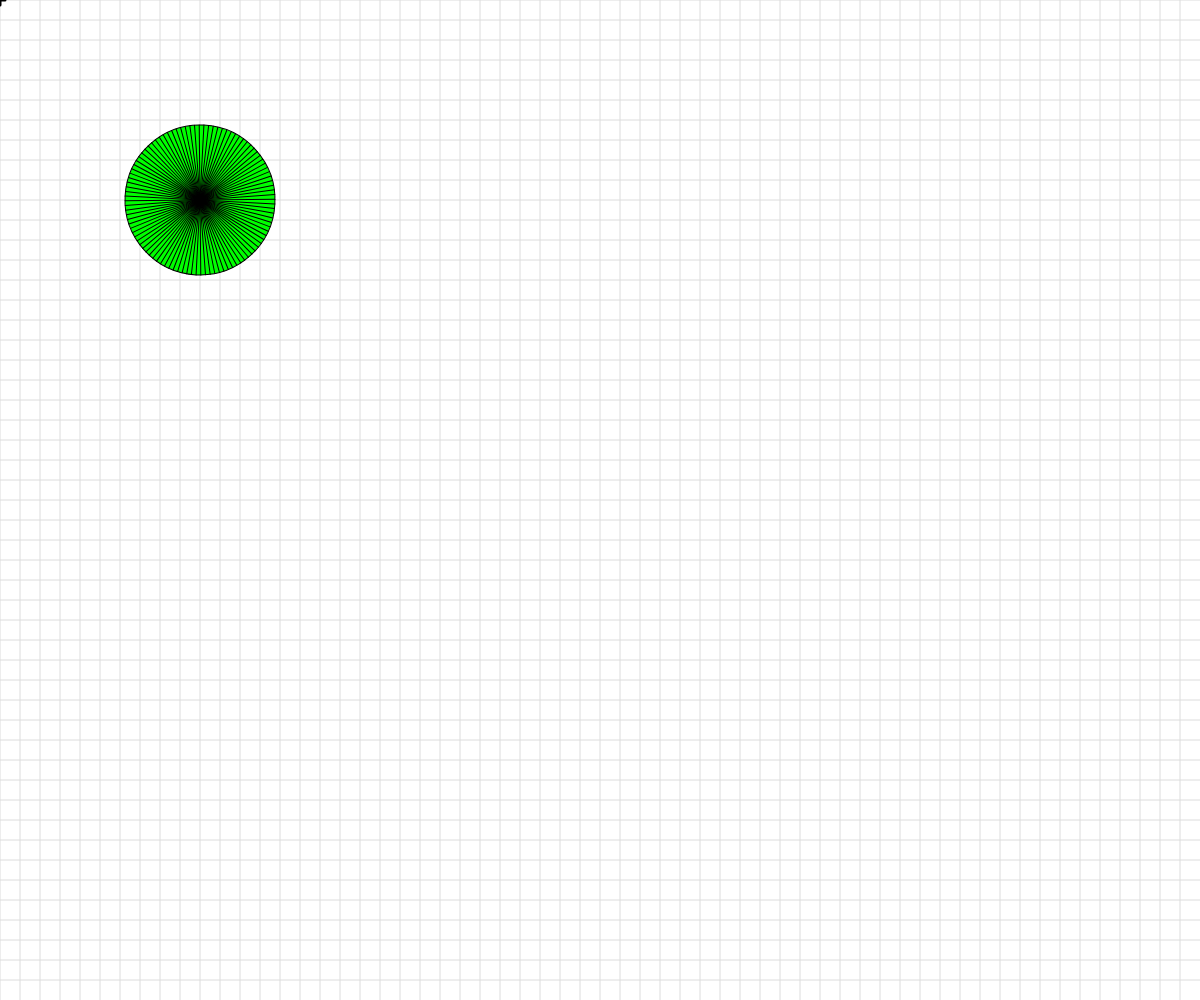
Frame 1 (no input)
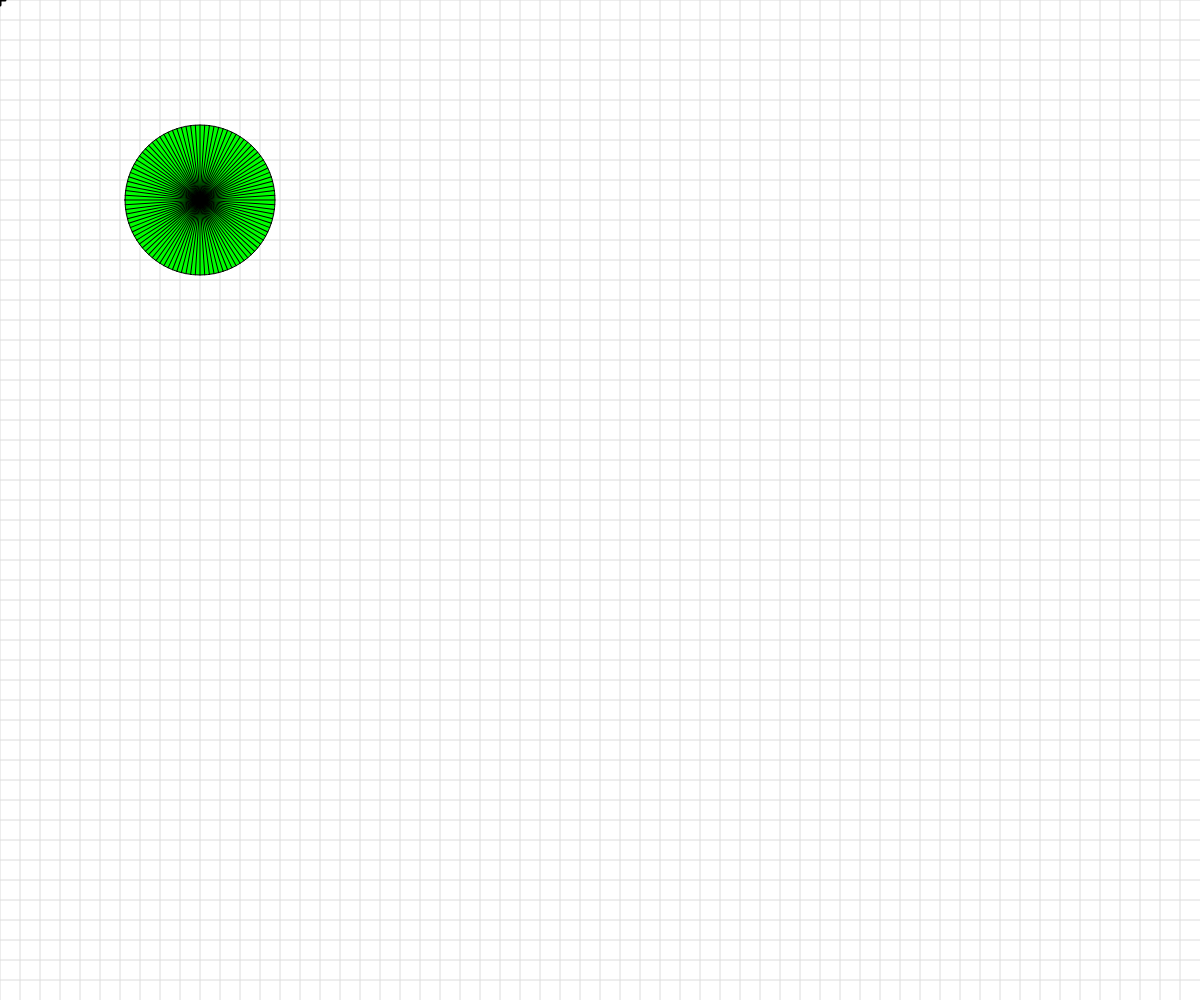
Frame 60 (no input)
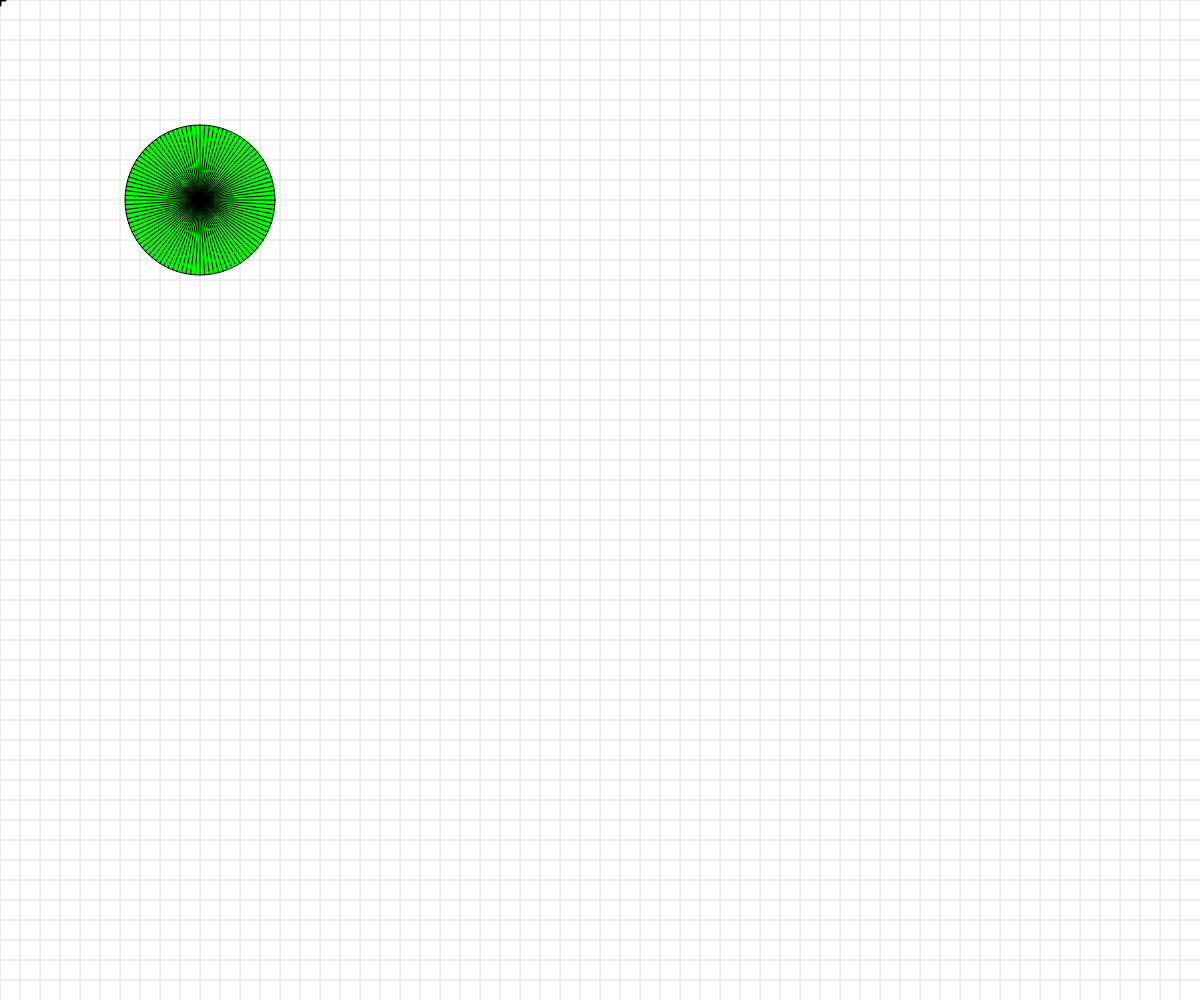
Frame 120 (the mouse pressed at the canvas centre since frame 60)

The p5.js sketch that drew these frames (run headless with seeded random() and noise() and a simulated clock; from frame 60 on, the mouse is pressed at the canvas centre):

// p5.js sketch
// ── sketch.js
// Basic Transformations Sandbox
// Miki Hoang
// March 9, 2026


let originalSpacing = 20;


function setup() {
  createCanvas(windowWidth, windowHeight);
}

function draw() {
  // ALL TRANSFORMATIONS RESET AT draw()
background(255);
drawBasicGrid(220);


  // TRANSFORMATION ONE: TRANSLATION
  // push(); // Copies original coordinate system
  // translate(200, 150); // x, y, (z)
  // drawBasicGrid(150);
  // rectangleRed(0,0);
  // pop(); // Back to regular 0,0 in the corner

  // push();
  // translate(100,300);
  // drawBasicGrid(0);
  // rectangleBlue(0,0);
  // pop();
 

  //add push()  pop()




  // TRANSFORMATION TWO: SCALE
  // Scale works with respect to the ORIGIN
  // Can use negative scale to flip coordinate system
  // background(255);
  // let s = map(mouseX, 0, width, 0.1, 8);
  // translate(200,200);
  // scale(s); // 0-1 reduction
  //             // 1 no change
  //             // > 1 enlargement
  // drawBasicGrid(150);
  // rectMode(CENTER);
  // rectangleRed(0,0);




  // TRANSFORMATION THREE: ROTATION
  //reminder: rotations are measured in radians, not degrees! Functions can help with the conversion...
  // Rotations are relative to origin
  angleMode(DEGREES); // Usually written in setup()
  // translate(300,300);
  // rotate(15);
  // rotate(frameCount);
  // // drawBasicGrid(150);

  // face(0,0);

  //Combinations of Transformations

  
  // -------- CHALLENGE ---------
  push();
  translate(200, 200);
  rotate(frameCount*3);
  fill("Lime");
  circle(0, 0, 150);
  let n = 100;
  for(let i = 0; i < n; i++){
    line(0, 0, 0, 75);
    rotate(360/n)
  }
  // pop()
  // translate(200, 200);
  // rotate(frameCount*10);
  // fill("Cyan");
  // circle(0, 0, 300);
  // let c = 50;
  // for(let i = 0; i < c; i++){
  //   line(0, 0, 0, 75);
  //   rotate(360/c)
  // }
  // push();

}


function face(x, y) {
  //draw a face at x,y
  push();
  translate(x,y);
  ellipseMode(CENTER);
  fill(200,200,0);
  stroke(0);
  ellipse(0,0,80,80);
  fill(90, 140, 30, 220);
  triangle(-20, 20, 20, 20, 0, 30);
  fill(0);
  ellipse(-25,0,10,10);
  ellipse(25,0,10,10);
  strokeWeight(5);
  line(-30,-10,30,-10);
  strokeWeight(1);
  pop();

}

function rectangleRed(x, y) {
  //draw a red rectangle at x,y (sized 50 pixels square) - to visualize what happens to the coordinate system
  //when different basic transformations are applied.
  noStroke();
  fill(255, 0, 0, 150);
  rect(x, y, 50, 50);

}

function rectangleBlue(x, y) {
  //draw a red rectangle at x,y (sized 50 pixels square) - to visualize what happens to the coordinate system
  //when different basic transformations are applied.
  noStroke();
  fill(0, 0, 255, 150);
  rect(x, y, 50, 50);

}

function drawBasicGrid(shade) {
  //draw the normal cartesian Coordinate Grid, in a light color. Spaced at 20 px by default
  stroke(shade);
  for (let x = 0; x < width; x += 20) {
    line(x, 0, x, height);
  }
  for (let y = 0; y < height; y += 20) {
    line(0, y, width, y);
  }

  //Draw "X" at the origin
  strokeWeight(3);
  stroke(0);
  line(-5,0,5,0);
  line(0,5,0,-5);
  strokeWeight(1);
}
